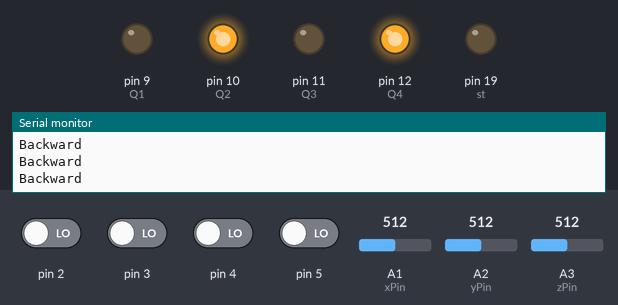
A sketch run on a simulated Arduino Uno, built with avr-gcc and run on an emulated ATmega328P. Parts: output pins drawn as LEDs (lit = HIGH), the last lines printed to the serial monitor. Inputs (shaded band) come from the test bench; at power-on: pin 2–5 LOW, A1 (xPin) = 512, A2 (yPin) = 512, A3 (zPin) = 512. Pins used as bus, display or sensor lines are not drawn.

Above: at 1.2 s.
1.3 s: A1 (xPin) set to 411
4.3 s: A1 (xPin) set to 393
At 5.4 s:
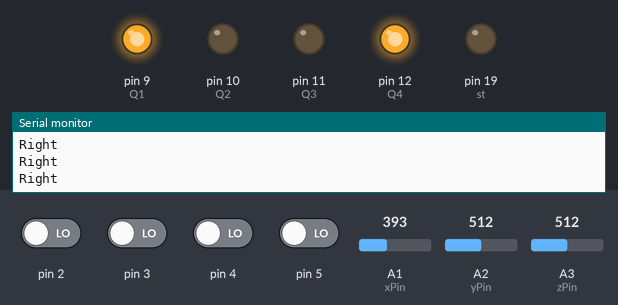
5.8 s: A2 (yPin) set to 408
8.8 s: A2 (yPin) set to 391
At 10.0 s:
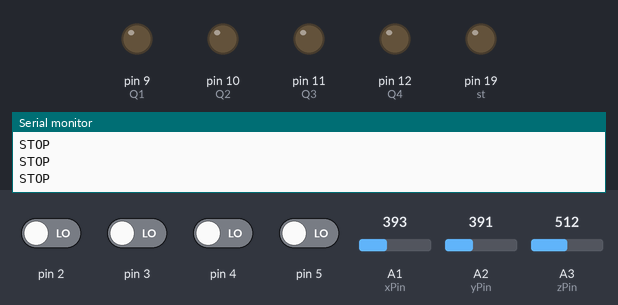
10.3 s: A2 (yPin) set to 351
13.3 s: A2 (yPin) set to 327
At 14.7 s:
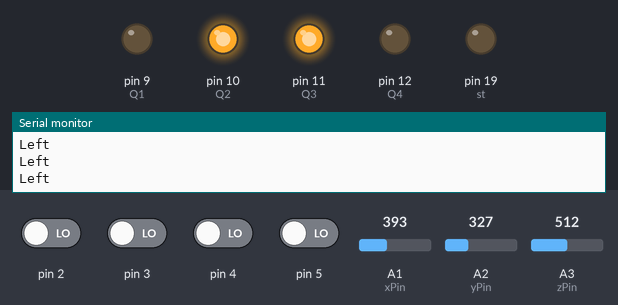
Timing chart, 0 to 15.8 s (numbered marks = the images above; inputs shaded):
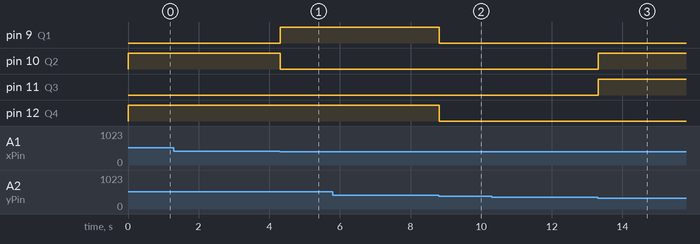

Measured:
- the behaviour switches between 401 and 400 on A1 (xPin) (found by bisection; images 0 and 1)
- the behaviour switches between 401 and 400 on A2 (yPin) (found by bisection; images 1 and 2)
- the behaviour switches between 340 and 339 on A2 (yPin) (found by bisection; images 2 and 3)
- after the input at 4.3 s, pin 9 (Q1): LOW → HIGH at once; pin 10 (Q2): HIGH → LOW at once
- after the input at 8.8 s, pin 9 (Q1), pin 12 (Q4): HIGH → LOW at once
- after the input at 13.3 s, pin 10 (Q2), pin 11 (Q3): LOW → HIGH at once

The sketch:

sketch_feb27a.ino
```cpp
int GNDPin=18; //Set Analog pin 4 as GND
int VccPin=14; //Set Analog pin 5 as VCC
int st=19;
int xPin=A1; //X axis input
int yPin=A2; //Y axis input
int zPin=A3; //Z axis input(not used)
int Q1=9,Q2=10,Q3=11,Q4=12; //Output pins to be connected to 10, 11, 12, 13 of Decoder IC
long x; //Variabe for storing X coordinates
long y; //Variabe for storing Y coordinates
long z;//Variabe for storing Z coordinates
int a;
int b;
int c;
int d;

void setup()
{
  Serial.begin(9600);
  pinMode(Q1,OUTPUT);
  pinMode(Q2,OUTPUT);
  pinMode(Q3,OUTPUT);
  pinMode(Q4,OUTPUT);
  pinMode(GNDPin, OUTPUT);
  pinMode(st, OUTPUT);
  pinMode(VccPin, OUTPUT);
  digitalWrite(GNDPin, LOW); //Set A4 pin LOW
  digitalWrite(st, LOW); //Set A4 pin LOW
  digitalWrite(VccPin, HIGH); //Set A5 pin HIGH
  pinMode(5,INPUT);
  pinMode(4,INPUT);
  pinMode(3,INPUT);
  pinMode(2,INPUT);
}
void loop()
{
  x = analogRead(xPin); //Reads X coordinates
  y = analogRead(yPin); //Reads Y coordinates
  z = analogRead(zPin); //Reads Z coordinates (Not Used)
    if(x<340)      // Change the value for adjusting sensitivity
      forward();
    else if(x>400) // Change the value for adjusting sensitivity
      backward();
    else if(y>400) // Change the value for adjusting sensitivity
      right();
    else if(y<340) // Change the value for adjusting sensitivity
      left();
    else
      stop_();
      int a=digitalRead(5);
      int b=digitalRead(4);
      int c=digitalRead(3);
      int d=digitalRead(2);
      if(a&&c==HIGH)
      {
        Serial.println("yeah!!!");
        }
}
void stop_()
{
  Serial.println("");
  Serial.println("STOP");
  digitalWrite(Q1,LOW);
  digitalWrite(Q2,LOW);
  digitalWrite(Q3,LOW);
  digitalWrite(Q4,LOW);
}
void forward()
{
  Serial.println("");
  Serial.println("Forward");
  digitalWrite(Q1,HIGH);
  digitalWrite(Q2,LOW);
  digitalWrite(Q3,HIGH);
  digitalWrite(Q4,LOW);
}
void backward()
{
  Serial.println("");
  Serial.println("Backward");
  digitalWrite(Q1,LOW);
  digitalWrite(Q2,HIGH);
  digitalWrite(Q3,LOW);
  digitalWrite(Q4,HIGH);
}
void left()
{
  Serial.println("");
  Serial.println("Left");
  digitalWrite(Q1,LOW);
  digitalWrite(Q2,HIGH);
  digitalWrite(Q3,HIGH);
  digitalWrite(Q4,LOW);
}
void right()
{
  Serial.println("");
  Serial.println("Right");
  digitalWrite(Q1,HIGH);
  digitalWrite(Q2,LOW);
  digitalWrite(Q3,LOW);
  digitalWrite(Q4,HIGH);
}
```
